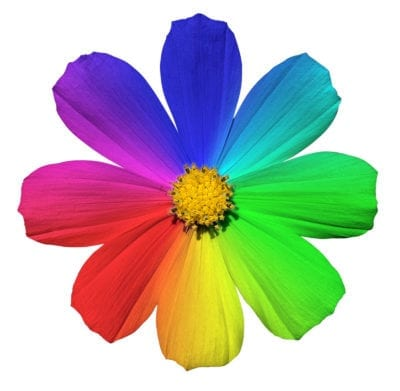
#> input picture colab/flower.jpg, 400 x 391 px
$ jupyter execute --allow-errors class_ImageProcessing.ipynb
#> lines starting #> are read from the running program, lines starting #| are printed output that depends on the picture
#> the answer given: flower.jpg
[cell 1]
import numpy as np
import cv2
from google.colab.patches import cv2_imshow

class ImageProcessing:
    def __init__(self):
        self.in_img = None
        self.out_img = None
        self.in_img_path = None

    def img_road(self, path):
#> called with path = 'flower.jpg'
        self.in_img_path = path
        self.in_img = cv2.imread(path)
#> self.in_img is the input picture: shape (391, 400, 3); mean B, G, R 176.6, 185.1, 186
        self.out_img = self.in_img.copy()
        return self.in_img

    def img_show(self, img = "None"):
        if img == "None":
            print("out_img")
            cv2_imshow(self.out_img)
        else:
            print("img")
            cv2_imshow(img)


    def img_save(self):
        cv2.imwrite(self.in_img_path, self.out_img)

    def img_save_as(self, path):
        cv2.imwrite(path, self.out_img)

    def interpolation_nearest(self, img, width, height):
#> called with width = 320, height = 240
        h, w, c = img.shape
#> h = 391; w = 400; c = 3
        res = np.full(shape=(height, width, c), fill_value=0, dtype=np.uint8)
        step_y = h / height
#> step_y = 1.63
        step_x = w / width
#> step_x = 1.25

        for y in range(height):
            y_index = int(step_y * y)
            if y_index >= h-1: y_index = h-1
            y_img = img[y_index]
            y_res = res[y]
            for x in range(width):
                x_index = int(step_x * x)
                if x_index > w-1: x_index = w-1
                y_res[x][:] = y_img[x_index][:]

        self.out_img = res.copy()

    def interpolation_biliner(self, img, width, height):
#> called with width = 320, height = 240
        h, w, c = img.shape
#> h = 391; w = 400; c = 3
        res = np.full(shape=(height, width, c), fill_value=0, dtype=np.uint8)
        step_y = h / height
#> step_y = 1.63
        step_x = w / width
#> step_x = 1.25

        for y in range(height):
            y_index = step_y * y
            y_up = int(np.trunc(y_index))
            y_down = int(np.ceil(y_index))
            if y_down >= h-1: y_down = h-1

            w1 = 1 - (y_index - y_up)
            w2 = (y_index - y_up)

            data_y_up = img[y_up]
            data_y_down = img[y_down]
            data_y_res = res[y]

            for x in range(width):
                x_index = step_x * x
                x_left = int(np.trunc(x_index))
                x_right = int(np.ceil(x_index))
                if x_right >= w-1: x_right = w-1
                w3 = 1 - (x_index - x_left)
                w4 = x_index - x_left

                val = (data_y_up[x_left] * w4*w1 +
                       data_y_up[x_right] * w3*w2 +
                       data_y_down[x_left] * w4*w2 +
                       data_y_down[x_right] * w3*w1)

                for i in range(c):
                    temp = int(val[i]);
                    if temp > 255: temp = 255
                    val[i] = temp

                data_y_res[x][:] = val

        self.out_img = res.copy()

    def resize(self, width, height, img = "None", interpolation = 0):
        if img == "None":
            img = self.in_img

        if interpolation == 0:  # nearest neighbor interpolation
            self.interpolation_nearest(img, width, height)
            return self.out_img
        elif interpolation == 1: # bilinear interpolation
            self.interpolation_biliner(img, width, height)
            return self.out_img
        elif interpolation == 2: # bicubic interpolation
            pass

    def rotation(self):
        pass
    def cropping(self):
        pass
    def color_space(self):
        pass
    def bright(self):
        pass
    def extract_color(self):
        pass
    def color_change(self):
        pass
    def sharpening(self):
        pass
    def blurring(self):
        pass
    def add_text(self):
        pass

[cell 2]
from google.colab import files
file1 = files.upload()

[cell 3]
ip = ImageProcessing()

input = ip.img_road("flower.jpg")
ip.img_show()
ip.img_save()
ip.img_save_as("flower2.jpg")
res1 = ip.resize(width=320, height = 240)
#ip.img_show(img = res1)
res2 = ip.resize(width=320, height = 240, interpolation = 1)
#ip.img_show(img = res2)
res3 = np.abs(np.subtract(cv2.resize(input, dsize=(320,240)),res1))
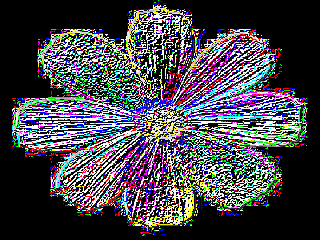
#> res3: shape (240, 320, 3); mean B, G, R 75.1, 66.8, 69.6
res4 = np.abs(np.subtract(cv2.resize(input, dsize=(320,240)),res2))
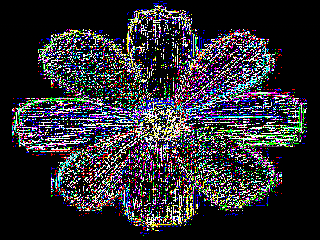
#> res4: shape (240, 320, 3); mean B, G, R 50.2, 44.7, 45.9
#> (the rest of this cell did not finish here and is left out)
